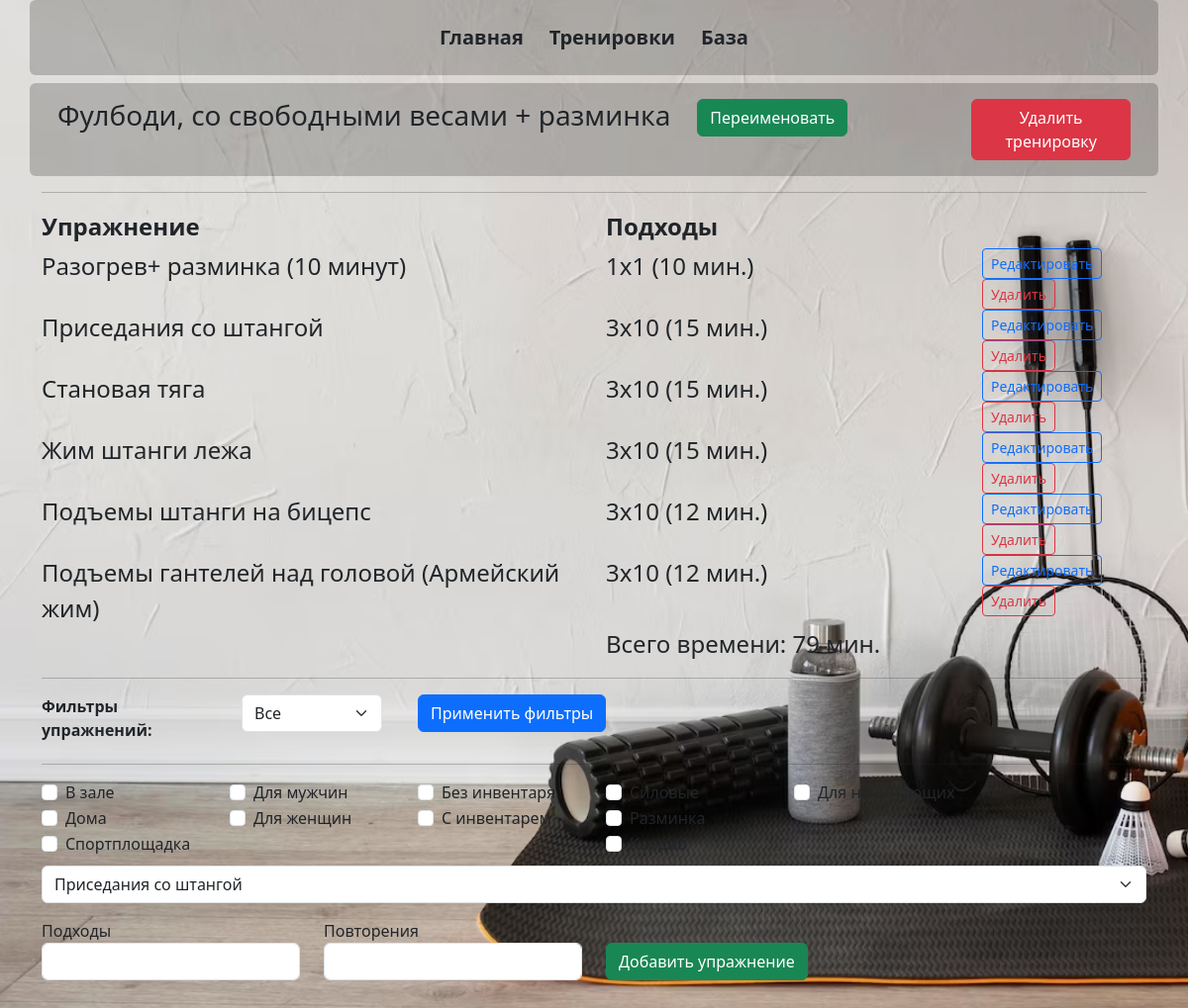
/edit_train/1, run on the app's committed database.
### _models.py (models this page shows, shortened)
class Training(db.Model):
    __tablename__ = 'trainings'
    training_id = db.Column(db.Integer, primary_key=True)
    name = db.Column(db.String(50), nullable=False)
    assigned = db.Column(db.Boolean, default=False)
    completed = db.Column(db.Boolean, default=False)
    date_created = db.Column(db.DateTime, nullable=False, default=datetime.utcnow())
    date_complited = db.Column(db.DateTime)
    exercises = relationship('Exercise', secondary='training_exercises', overlaps="trainings")

class Exercise(db.Model):
    __tablename__ = 'exercises'
    exercise_id = db.Column(db.Integer, primary_key=True)
    name = db.Column(db.String(50), nullable=False)
    target = db.Column(db.String(20), default='')
    description = db.Column(db.String(300), nullable=False)
    difficulty = db.Column(db.Integer, nullable=False)
    time_per_set = db.Column(db.Integer, nullable=False)
    counter = db.Column(db.Integer, default=0)
    filters = db.Column(JSON, default=[])   # LOCATION_FILTERS.keys
    muscles = relationship('Muscle', secondary='exercise_muscles')
    training = db.relationship('Training', secondary='training_exercises', overlaps="exercises")

### main.py (the view)
@app.route('/edit_train/<int:train_id>', methods=['POST', 'GET'])
def edit_train(train_id):
    config_filters = config.FILTER_LIST # основные фильтры из конфига (список списков)
    config_filter_targets = config.FILTER_TARGETS   # список фильтров таргета - групп мышц
    train = Training.query.filter_by(training_id=train_id).first()  # нахожу тренировку по ID которое передано в роуте
    exercise_filter_list = session.get('exercise_filter_list', [])  # загрузка списка фильтров из сессии, или пустой
    target_filter = session.get('target_filter','-1')   # загрузка фильтра таргета из сессии, по умолч -1 (все)
    group_conditions = []
    for group in exercise_filter_list:
        group_condition = or_(*[Exercise.filters.contains(filter) for filter in group])
        group_conditions.append(group_condition)
    combined_condition = and_(*group_conditions)
    filtered_exercises = Exercise.query.filter(combined_condition).all()
    if int(target_filter) >= 0:
        target_filter_name = config_filter_targets[int(target_filter)+1]
        exercises = [ex for ex in filtered_exercises if ex.target == target_filter_name]    # отбираю по полю таргет
    else:
        exercises = filtered_exercises  # если фильтр -1 (все) то не фильтрую
    if train:
        train_name = train.name
        session['train'] = train
        session['train_name'] = train_name
        te_info_list = get_training_connections(train_name) # функция для получения связанных с тренировкой полей
        session['te_info_list'] = te_info_list
    total_time = 0
    for te_info in te_info_list:
        total_time += te_info[0].time_per_set * te_info[1]
    return render_template('edit_train.html', train=train, te_info_list=te_info_list,
                           exercises=exercises, config_filters=config_filters, exercise_filter_list=exercise_filter_list,
                           config_filter_targets=config_filter_targets, target_filter=target_filter, total_time=total_time)

### templates/edit_train.html (shortened to what this page needs)
{% extends 'base.html' %}
{% block body %}
<div class="row mb-1 p-3 bg-opacity-20 rounded-2">
            <div class="col-7">
                <h3>{{train.name}}</h3>
            </div>
            <div class="col-3">
                <button type="button" class="btn btn-success" data-bs-toggle="modal" data-bs-target="#rename_train">Переименовать</button>
            </div>
            <div class="col-2">
                <button type="button" class="btn btn-danger" data-bs-toggle="modal" data-bs-target="#delete_train">Удалить тренировку</button>
            </div>
        </div>
<hr>
<section >
{% if te_info_list %}
    <div class="row mb-1 ">
                <div class="col-6 fs-4">
                    <b>Упражнение</b>
                </div>
                <div class="col-3 fs-4">
                    <b>Подходы</b>
                </div>
                <div class="col-3">
                </div>
    </div>
    <div class="row mb-1">
        {% for te_info in te_info_list %}
                <div class="col-6 fs-4">
                    {{te_info[0].name}}
                </div>
                <div class="col-4 fs-4">
                    {{te_info[1]}}x{{te_info[2]}} ({{te_info[0].time_per_set*te_info[1]}} мин.)
                </div>
                <div class="col-2">
                    <a href="#" class="btn btn-outline-primary btn-sm">Редактировать</a>
                    <button type="button" class="btn btn-outline-danger btn-sm" data-bs-toggle="modal" data-bs-target="#confirmDelete{{ te_info[0].exercise_id }}">Удалить</button>
                </div>
        {% endfor %}
                <div class="col-6 fs-4">
                </div>
                <div class="col-4 fs-4">
                   Всего времени:  {{total_time}} мин.
                </div>
                <div class="col-2">
                </div>
    </div>
{% else %} <h4>В этой тренировке пока нет упражнений</h4>
{% endif %}
</section>
<hr>
<form action="/get_exercise_filter_list" method="post">
    <div class="row mb-0">
        <div class="col-2">
            <b>Фильтры упражнений:</b>
        </div>
        <div class="col-2">
            <div class="container-fluid">
            <select name="select_target" id="select_target" class="form-select form-select-md mb-3 me-2" aria-label=".form-select-md example">>
                {% for num in range(config_filter_targets|length) %}
                    <option value="{{num-1}}" {% if target_filter|int+1 == num %} selected {% endif %}>{{config_filter_targets[num]}}
                {% endfor %}
            </select>
            </div>
        </div>
        <div class="col-2">
            <input type="submit" class="btn btn-primary" value="Применить фильтры">
        </div>
    </div>
    <hr>
    <div class="row mb-2">
                {% for i in range(config_filters|length) %}
        <div class="col-2">
                    {% for key, filter in config_filters[i].items() %}
                        <div class="form-check">
                            <input class="form-check-input" type="checkbox" name="filters{{i+1}}" value="{{key}}" id="chk_{{key}}" {% if key in exercise_filter_list[i]  %} checked {% endif %}>
                            <label class="form-check-label" for="chk_{{key}}">
                               {{filter}}
                            </label>
                        </div>
                    {% endfor %}
        </div>
                {% endfor %}
    </div>
</form>
<form action="/train_add_ex" method="post">
        <select name="select_exercise" id="select_exercise" class="form-select form-select-md mb-3 me-2" aria-label=".form-select-md example">>
                {% for ex in exercises %}
                    <option value="{{ex.exercise_id}}">{{ex.name}}
                {% endfor %}
        </select>
            <div class="row mb-2">
            <div class="col-3">
                Подходы <br>
                <input type="number" name="sets" id="sets" class="form-control mb-2" required>
            </div>
            <div class="col-3">
                Повторения <br>
                <input type="number" name="reps" id="reps" class="form-control mb-2" required><br>
            </div>
            <div class="col-3">
                <br>
                <input type="submit" class="btn btn-success" value="Добавить упражнение">
            </div>
            </div>
</form>
{% endblock %}

### static/css/main.css (style rules this page uses)
body { background-image: url('../imgs/background.jpg'); background-size: cover; background-repeat: no-repeat; background-attachment: fixed; }
.bg-opacity-20 { background-color: rgba(0, 0, 0, 0.2); }

### data on the page
Training: name "Фулбоди, со свободными весами + разминка"
Exercise: name "Разогрев+ разминка (10 минут)", te_info "1", te_info[0].time_per_set*te_info[1] "10"
Exercise: name "Приседания со штангой", te_info "3", te_info "10", te_info[0].time_per_set*te_info[1] "15"
Exercise: name "Становая тяга", te_info "3", te_info "10", te_info[0].time_per_set*te_info[1] "15"
Exercise: name "Жим штанги лежа", te_info "3", te_info "10", te_info[0].time_per_set*te_info[1] "15"
Exercise: name "Подъемы штанги на бицепс", te_info "3", te_info "10", te_info[0].time_per_set*te_info[1] "12"
Exercise: name "Подъемы гантелей над головой (Армейский жим)", te_info "3", te_info "10", te_info[0].time_per_set*te_info[1] "12"

### other printed values
{{ total_time }} "79"
{{ filter }} "В зале" "Дома" "Спортплощадка" "Для мужчин" "Для женщин" "Без инвентаря" "С инвентарем" "Силовые" "Разминка" "Кардио" "Для начинающих"
form field select_target "Все"
form field select_exercise "Приседания со штангой"
